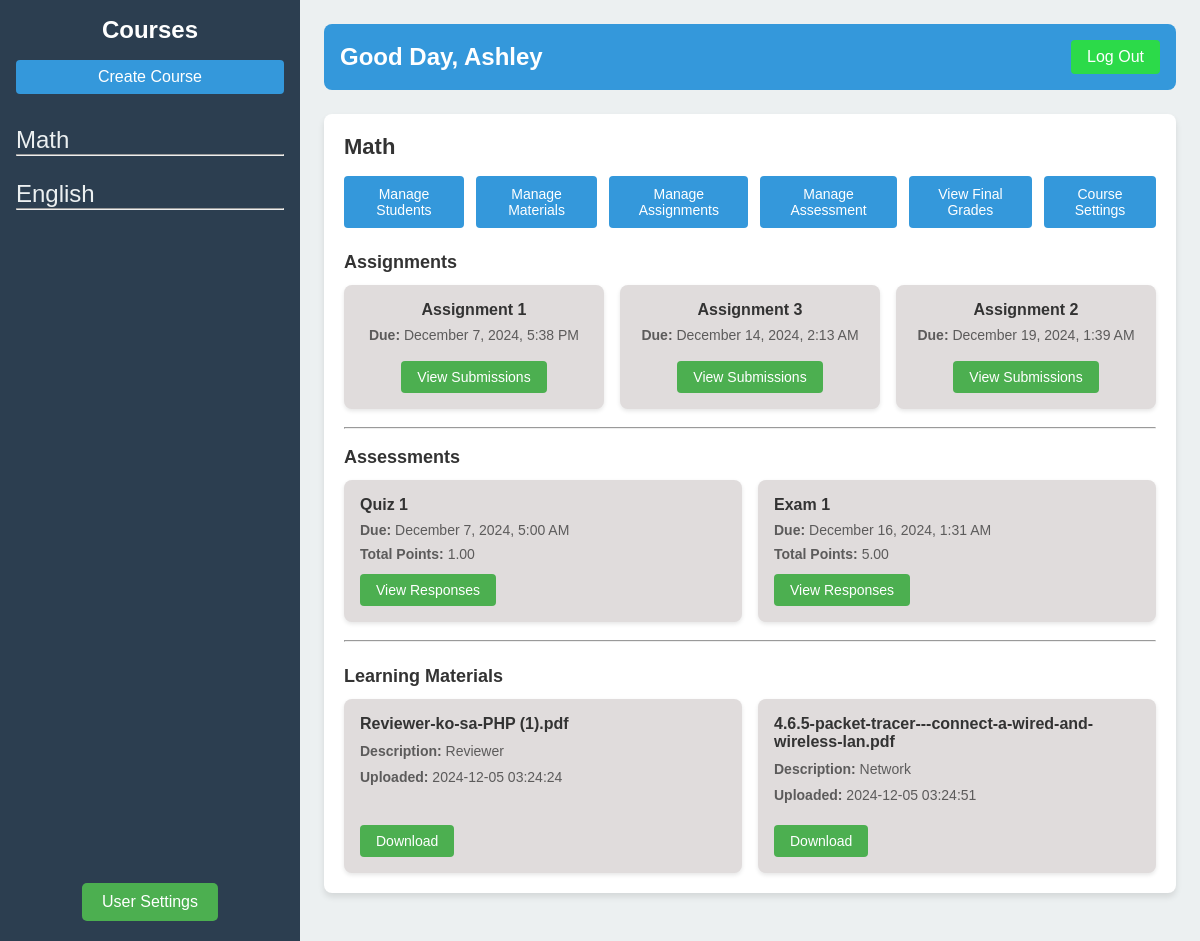
Screenshot of /Dashboard/Teacher Dash/index.php?course_id=1 (signed in) with the database file from the repository.
### tables this page shows
CREATE TABLE `courses` (
  `course_id` int(11) NOT NULL,
  `course_name` varchar(100) NOT NULL,
  `teacher_id` int(11) NOT NULL,
  `assignment_weight` decimal(5,2) NOT NULL,
  `quiz_weight` decimal(5,2) NOT NULL,
  `exam_weight` decimal(5,2) NOT NULL
);

CREATE TABLE `users` (
  `user_id` int(11) NOT NULL,
  `first_name` varchar(50) NOT NULL,
  `last_name` varchar(50) NOT NULL,
  `username` varchar(50) NOT NULL,
  `email` varchar(255) NOT NULL,
  `password` varchar(255) NOT NULL,
  `role` enum('teacher','student') NOT NULL,
  `created_at` timestamp NOT NULL DEFAULT current_timestamp(),
  `reset_code` varchar(6) DEFAULT NULL,
  `reset_expiry` datetime DEFAULT NULL
);

CREATE TABLE `assignments` (
  `assignment_id` int(11) NOT NULL,
  `course_id` int(11) NOT NULL,
  `assignment_name` varchar(255) NOT NULL,
  `assignment_type` enum('text','file') NOT NULL,
  `description` text DEFAULT NULL,
  `file_data` longblob DEFAULT NULL,
  `file_name` varchar(255) DEFAULT NULL,
  `due_date` datetime NOT NULL,
  `upload_date` timestamp NOT NULL DEFAULT current_timestamp(),
  `total_points` decimal(5,2) NOT NULL
);

CREATE TABLE `assessments` (
  `assessment_id` int(11) NOT NULL,
  `course_id` int(11) NOT NULL,
  `assessment_name` varchar(255) NOT NULL,
  `assessment_type` enum('quiz','exam') NOT NULL,
  `description` text DEFAULT NULL,
  `due_date` datetime NOT NULL,
  `duration_minutes` int(11) NOT NULL,
  `total_points` decimal(5,2) DEFAULT NULL,
  `upload_date` timestamp NOT NULL DEFAULT current_timestamp(),
  `question_count` int(11) NOT NULL
);

CREATE TABLE `learning_materials` (
  `learning_materials_id` int(11) NOT NULL,
  `course_id` int(11) NOT NULL,
  `file_name` varchar(255) NOT NULL,
  `description` text DEFAULT NULL,
  `file_data` longblob DEFAULT NULL,
  `upload_date` timestamp NOT NULL DEFAULT current_timestamp()
);

### db.php (called while the page is built, shortened)
<?php
class Database{
    private $host = 'localhost';
    private $db_name = 'lms';
    private $username = 'root';
    private $password = '';
    public $conn;
    public function __construct() {
        $this->conn = new mysqli($this->host, $this->username, $this->password, $this->db_name);
    }
    public function getConnection(){
        return $this->conn;
    }
}
?>

### Dashboard/Classes/Dashboard.php (called while the page is built, shortened)
<?php
require_once 'crud.php';
class Dashboard
{
    private $crud;
    public function __construct()
    {
        $this->database = new Database();
        $this->conn =  $this->database->getConnection();
        $this->crud = new Crud($this->conn);
    }
    public function getUsername($user_id)
    {
        return $this->crud->readSingleRow(
            'SELECT first_name FROM users WHERE user_id = ?',
            [$user_id],
            'i'
        )['first_name'];
    }
    public function getCourses($teacher_id)
    {
        return $this->crud->readAllRows(
            'SELECT * FROM courses WHERE teacher_id = ?',
            [$teacher_id],
            'i'
        );
    }
    public function getCourseDetails($course_id)
    {
        return $this->crud->readAllRows(
            'SELECT * FROM courses WHERE course_id = ?',
            [$course_id],
            'i'
        );
    }
}

### Dashboard/Classes/crud.php (called while the page is built, shortened)
<?php
require_once $_SERVER['DOCUMENT_ROOT'] . '/FinalProj/db.php';
class Crud
{
    private $conn;
    public function __construct($connection)
    {
        $this->conn = $connection;
    }
    public function readSingleRow($query, $params, $paramTypes)
    {
        $stmt = $this->conn->prepare($query);
        $stmt->bind_param($paramTypes, ...$params);
        $stmt->execute();
        return $stmt->get_result()->fetch_assoc();
    }
    public function readAllRows($query, $params, $paramTypes)
    {
        $stmt = $this->conn->prepare($query);
        $stmt->bind_param($paramTypes, ...$params);
        $stmt->execute();
        return $stmt->get_result();
    }
}
?>

### Dashboard/Classes/Assignment.php (called while the page is built, shortened)
<?php
require_once 'crud.php';
class Assignment
{
    private $conn;
    public function __construct()
    {
        $this->database = new Database();
        $this->conn = $this->database->getConnection();
    }
    public function fetchAssignment($course_id)
    {
        $query = "SELECT * FROM assignments WHERE course_id = ? ORDER BY due_date ASC";
        $stmt = $this->conn->prepare($query);
        $stmt->bind_param('i', $course_id);
        $stmt->execute();
        $result = $stmt->get_result();
        return $result;
    }
}

### Dashboard/Classes/Assessment.php (called while the page is built, shortened)
<?php
require_once 'crud.php';
class Assessment
{
    private $crud;
    public function __construct()
    {
        $this->database = new Database();
        $this->conn = $this->database->getConnection();
        $this->crud = new Crud($this->conn);
    }
    public function getAssessmentByCourse($course_id)
    {
        $query = 'SELECT * FROM assessments WHERE course_id = ? ORDER BY due_date ASC';
        $params = [$course_id];
        $result = $this->crud->readAllRows($query, $params, 'i');
        return $result;
    }
}

### Dashboard/Classes/Material.php (called while the page is built, shortened)
<?php
require_once 'crud.php';
class Material {
    private $crud;
    public function __construct(){
        $this->database = new Database();
        $this->conn = $this->database->getConnection();
        $this->crud = new Crud($this->conn);
    }
    public function getLearningMaterialsByCourse($course_id){
        $query = 'SELECT learning_materials_id, course_id, file_name, description, upload_date FROM learning_materials WHERE course_id = ?';
        $params = [$course_id];
        $result = $this->crud->readAllRows($query, $params, 'i');
        return $result;
    }
}
?>

### Dashboard/Teacher Dash/index.php (the view, shortened to what this page needs)
<?php
require_once $_SERVER['DOCUMENT_ROOT'] . '/FinalProj/db.php';
require_once '../Classes/Dashboard.php';
require_once '../Classes/Assignment.php';
require_once '../Classes/Material.php';
require_once '../Classes/Assessment.php';
$teacherDash = new Dashboard();
$assignment = new Assignment();
$learningMaterial = new Material();
$assessment = new Assessment();
$user_id = $_SESSION['user_id'];
$teacher_name = htmlspecialchars($teacherDash->getUsername($user_id));
$courses = $teacherDash->getCourses($user_id);
$course_id = isset($_GET['course_id']) ? $_GET['course_id'] : null;
$course_details = null;
$assignments = [];
$materials = [];
$assessments = [];
if ($course_id) {
    $stmt = $teacherDash->getCourseDetails($course_id);
    $course_details = $stmt->fetch_assoc();
    $fetch_assignments = $assignment->fetchAssignment($course_id);
    while ($row = $fetch_assignments->fetch_assoc()) {
        $assignments[] = $row;
    }
    $fetch_materials = $learningMaterial->getLearningMaterialsByCourse($course_id);
    while ($row = $fetch_materials->fetch_assoc()) {
        $materials[] = $row;
    }
    $fetch_assessments = $assessment->getAssessmentByCourse($course_id);
    while ($row = $fetch_assessments->fetch_assoc()) {
        $assessments[] = $row;
    }
}
?>
<!DOCTYPE html>
<html lang="en">
<head>
    <link rel="stylesheet" href="style.css">
</head>
<body>
    <div class="dashboard">
        <?php include 'Includes/sidebar.php'; ?>
        <main class="main-content">
            <?php include 'Includes/header.php'; ?>
            <section id="course-details" class="section">
                <?php if ($course_details): ?>
                    <h2><?php echo htmlspecialchars($course_details['course_name']); ?></h2>
                    <div class="course-management">
                        <a href="Functionalities/Students/enroll-unenrollStudents.php?course_id=<?php echo $course_id; ?>" class="management-link">Manage Students</a>
                        <a href="Functionalities/Learning Material/learning_material.php?course_id=<?php echo $course_id; ?>" class="management-link">Manage Materials</a>
                        <a href="Functionalities/Assignments/create_assignment.php?course_id=<?php echo $course_id; ?>" class="management-link">Manage Assignments</a>
                        <a href="Functionalities/Assessment/create_assessment.php?course_id=<?php echo $course_id; ?>" class="management-link">Manage Assessment</a>
                        <a href="Functionalities/Grades/view_final_grades.php?course_id=<?php echo $course_id; ?>" class="management-link">View Final Grades</a>
                        <a href="Functionalities/Course/course_settings.php?course_id=<?php echo $course_id; ?>" class="management-link">Course Settings</a>
                    </div>
                    <div class="assignments-section">
                        <h3>Assignments</h3>
                        <?php if (!empty($assignments)): ?>
                            <div class="assignment-list">
                                <?php foreach ($assignments as $assign): ?>
                                    <div class="assignment-item">
                                        <div class="assignment-content">
                                            <h4><?php echo htmlspecialchars($assign['assignment_name']); ?></h4>
                                            <p class="due-date">
                                                <?php if (!empty($assign['due_date'])): ?>
                                                    <strong>Due: </strong> <?php echo date('F j, Y, g:i A', strtotime($assign['due_date'])); ?>
                                                <?php else: ?>
                                                    <span class="no-due-date">No due date set</span>
                                                <?php endif; ?>
                                            </p><br>
                                        </div>
                                        <div class="assignment-actions">
                                            <a href="Functionalities/Assignments/view_submission.php?assignment_id=<?php echo $assign['assignment_id']; ?>" class="button">View Submissions</a>
                                        </div>
                                    </div>
                                <?php endforeach; ?>
                            </div>
                        <?php else: ?>
                            <p>No assignments created yet.</p>
                        <?php endif; ?>
                    </div> <br>
                    <hr> <br>
                    <div class="assessments-section">
                        <h3>Assessments</h3>
                        <?php if (!empty($assessments)): ?>
                            <div class="assessment-list">
                                <?php foreach ($assessments as $assess): ?>
                                    <div class="assessment-item">
                                        <div class="assessment-content">
                                            <h4><?php echo htmlspecialchars($assess['assessment_name']); ?></h4>
                                            <p class="due-date">
                                                <?php if (!empty($assess['due_date'])): ?><strong>Due:</strong>
                                                    <?php echo date('F j, Y, g:i A', strtotime($assess['due_date'])); ?>
                                                <?php else: ?>
                                                    <span class="no-due-date">No due date set</span>
                                                <?php endif; ?>
                                            </p>
                                            <p class="total-points"><strong>Total Points: </strong><?php echo htmlspecialchars($assess['total_points']) ?></p>
                                        </div>
                                        <div class="assessment-actions">
                                            <a href="Functionalities/Assessment/view_responses.php?assessment_id=<?php echo $assess['assessment_id']; ?>" class="button">View Responses</a>
                                        </div>
                                    </div>
                                <?php endforeach; ?>
                            </div>
                        <?php else: ?>
                            <p>No assessments created yet.</p>
                        <?php endif; ?>
                    </div> <br>
                    <hr>
                    <div class="materials-section">
                        <h3>Learning Materials</h3>
                        <?php if (!empty($materials)): ?>
                            <div class="material-list">
                                <?php foreach ($materials as $material): ?>
                                    <div class="material-item">
                                        <div class="material-content">
                                            <span><strong><?php echo htmlspecialchars($material['file_name']); ?></strong></span>
                                            <span class="description"><strong>Description: </strong><?php echo htmlspecialchars($material['description']); ?></span>
                                            <span class="uploaded"><strong>Uploaded: </strong><?php echo htmlspecialchars($material['upload_date']); ?></span>
                                        </div>
                                        <div class="material-actions">
                                            <a href="Functionalities/Learning Material/download_material.php?material_id=<?php echo $material['learning_materials_id']; ?>"
                                                class="button">
                                                Download
                                            </a>
                                        </div>
                                    </div>
                                <?php endforeach; ?>
                            </div>
                        <?php else: ?>
                            <p>No materials uploaded yet.</p>
                        <?php endif; ?>
                    </div>
                <?php else: ?>
                    <p>Select a course from the sidebar to view details.</p>
                <?php endif; ?>
            </section>
        </main>
    </div>
</body>
</html>

### Dashboard/Teacher Dash/Includes/sidebar.php
<aside class="sidebar">
    <h2>Courses</h2>
    <div class="create-course">
        <a href="/FinalProj/Dashboard/Teacher Dash/Functionalities/Course/create_course.php">Create Course</a>
    </div>
    <nav>
        <ul>
            <?php while ($row = $courses->fetch_assoc()) { ?>
                <li>
                    <a href="<?php echo '/FinalProj/Dashboard/Teacher Dash/index.php?course_id=' . htmlspecialchars($row['course_id']); ?>">
                        <?php echo htmlspecialchars($row['course_name']); ?>
                    </a>
                    <hr>
                </li>
            <?php } ?>
        </ul>
    </nav>
    <div class="user-settings">
        <a href="/FinalProj/Dashboard/Teacher Dash/Functionalities/UserSettings/user_settings.php">User Settings</a>
    </div>
</aside>

### Dashboard/Teacher Dash/Includes/header.php
<header class="header">
    <div class="user-info">
        <h1>Good Day, <?php echo htmlspecialchars($teacher_name); ?></h1>
    </div>
    <a href="/FinalProj/Authentication/logout.php" class="logout">Log Out</a>
</header>

### rows the page displays
courses: course_name "Math"
courses: course_name "English"
users: first_name "Ashley"
assignments: assignment_name "Assignment 1", due_date "December 7, 2024, 5:38 PM"
assignments: assignment_name "Assignment 3", due_date "December 14, 2024, 2:13 AM"
assignments: assignment_name "Assignment 2", due_date "December 19, 2024, 1:39 AM"
assessments: assessment_name "Quiz 1", due_date "December 7, 2024, 5:00 AM", total_points "1.00"
assessments: assessment_name "Exam 1", due_date "December 16, 2024, 1:31 AM", total_points "5.00"
learning_materials: file_name "Reviewer-ko-sa-PHP (1).pdf", description "Reviewer", upload_date "2024-12-05 03:24:24"
learning_materials: file_name "4.6.5-packet-tracer---connect-a-wired-and-wireless-lan.pdf", description "Network", upload_date "2024-12-05 03:24:51"
